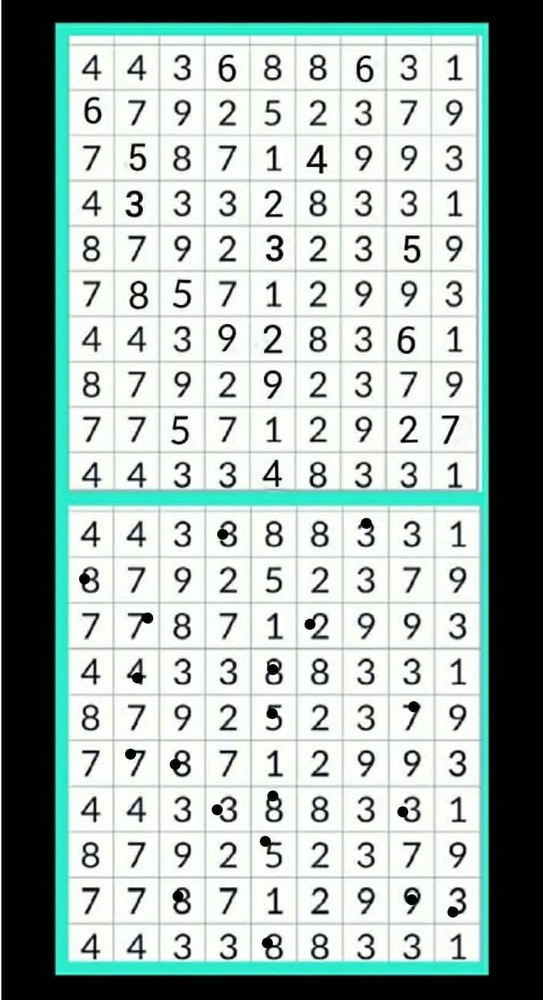
#> input picture spot_the_difference/correct_answers/answer_06.jpg, 543 x 1000 px, shrunk from 790 x 1456 before the run, found by its file name
$ python find_marker_hues.py
#> lines starting #> are read from the running program, lines starting #| are printed output that depends on the picture; after the words box and inside, x2 and y2 are one past the last pixel; in counts of white or black regions, pixels touching at a corner belong together
import cv2
import numpy as np
from pathlib import Path

SCRIPT_DIR = Path(__file__).resolve().parent
img = cv2.imread(str(SCRIPT_DIR / "correct_answers/answer_06.jpg"))
#> img is the input picture: shape (1000, 543, 3); mean B, G, R 170.2, 174.2, 160.2
hsv = cv2.cvtColor(img, cv2.COLOR_BGR2HSV)
#> hsv: shape (1000, 543, 3); mean H, S, V 50.7, 29.2, 174.3
s = hsv[:, :, 1]
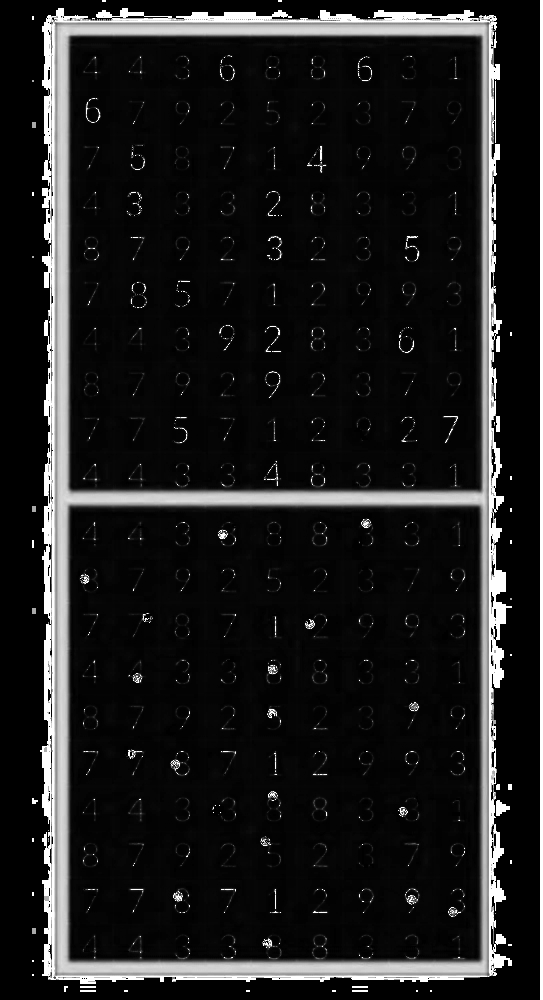
#> s: shape (1000, 543); min 0, max 255, mean 29.2
v = hsv[:, :, 2]
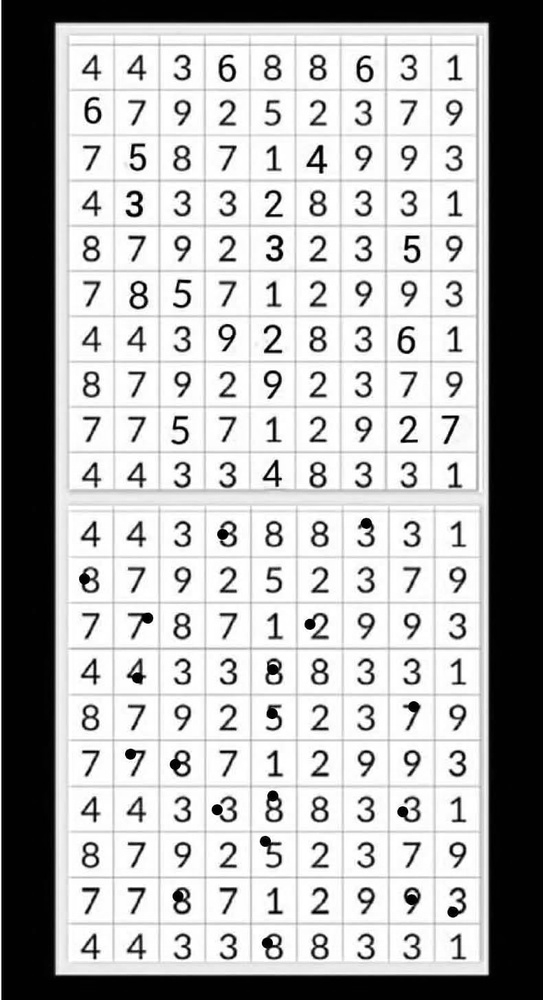
#> v: shape (1000, 543); min 0, max 255, mean 174.3

# Segment by hue ranges
ranges = {
    "Red/Orange/Yellow (0-30)": ((0, 50, 50), (30, 255, 255)),
    "Green (30-90)": ((30, 50, 50), (90, 255, 255)),
    "Blue/Cyan (90-150)": ((90, 50, 50), (150, 255, 255)),
    "Red/Magenta (150-180)": ((150, 50, 50), (180, 255, 255))
}

for name, (low, high) in ranges.items():
    mask = cv2.inRange(hsv, low, high)
    cnts, _ = cv2.findContours(mask, cv2.RETR_EXTERNAL, cv2.CHAIN_APPROX_SIMPLE)
    valid_cnts = [c for c in cnts if 20 < cv2.contourArea(c) < 10000]
    print(f"{name}: {np.sum(mask > 0)} pixels matching, {len(valid_cnts)} valid contours.")
#> this loop made 4 passes
#> cnts on pass 3: 26 contours, all with area under 20
#| Red/Orange/Yellow (0-30): 0 pixels matching, 0 valid contours.
#| Green (30-90): 43028 pixels matching, 0 valid contours.
#| Blue/Cyan (90-150): 80 pixels matching, 0 valid contours.
#| Red/Magenta (150-180): 0 pixels matching, 0 valid contours.
#> pass 2, `mask = cv2.inRange(hsv, low, high)`:
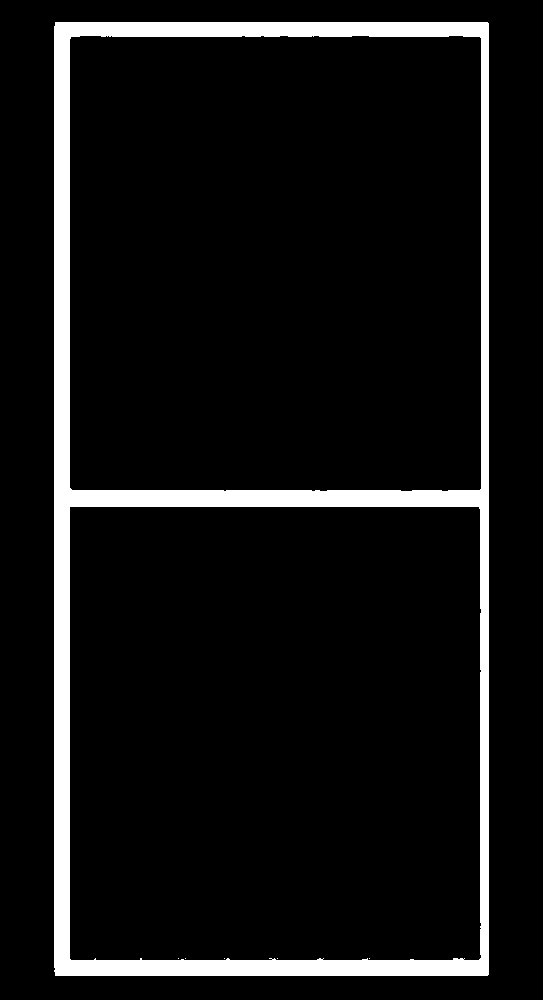
#> mask: shape (1000, 543); 7.9% white; 6 white regions (5 under 20 px), largest, box (x1, y1, x2, y2) and area: (54, 22, 489, 976) 43023
#> pass 3, `mask = cv2.inRange(hsv, low, high)`:
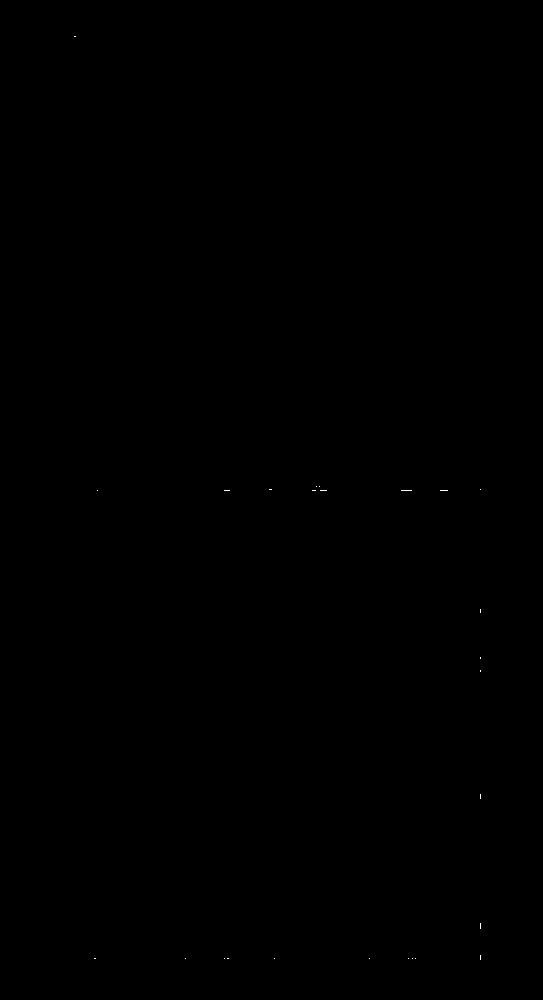
#> mask: shape (1000, 543); 0.01% white in thin lines or dots, all inside (x1, y1, x2, y2) = (74, 36, 481, 960)

$ run again, with spot_the_difference/correct_answers/answer_01.jpg copied over spot_the_difference/correct_answers/answer_06.jpg
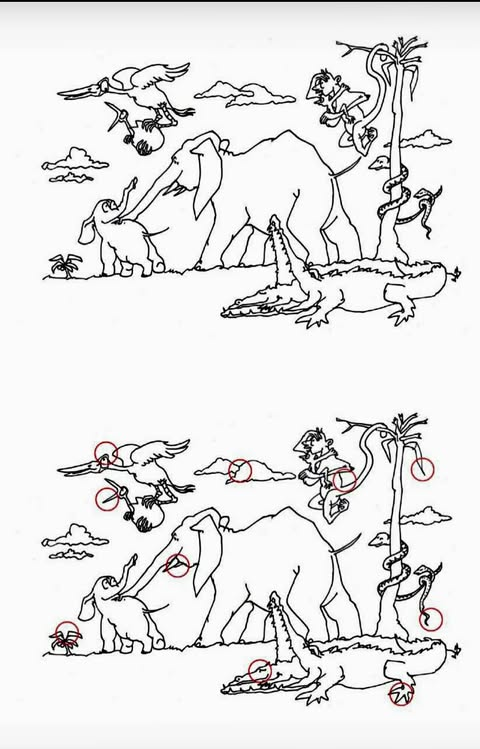
#> input picture spot_the_difference/correct_answers/answer_01.jpg, 480 x 749 px, found by its file name
#> img is the input picture: shape (749, 480, 3); mean B, G, R 229.4, 229.4, 229.7
#> hsv: shape (749, 480, 3); mean H, S, V 4.2, 1.2, 229.8
#> `s = hsv[:, :, 1]`:
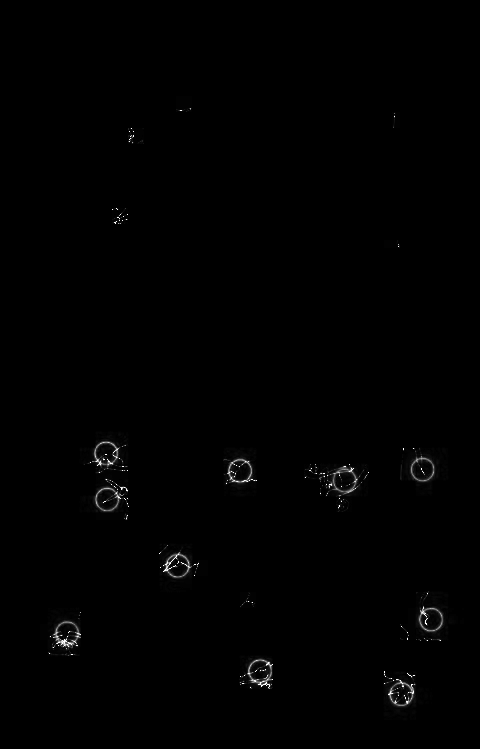
#> s: shape (749, 480); min 0, max 255, mean 1.2
#> the loop `for name, (low, high) in ranges.items():` made 4 passes
#> cnts on passes 1 to 2: 68 contours, all with area under 20, 6 contours, all with area under 20
#> (printed output is left out)
#> after the loop `for name, (low, high) in ranges.items():`:
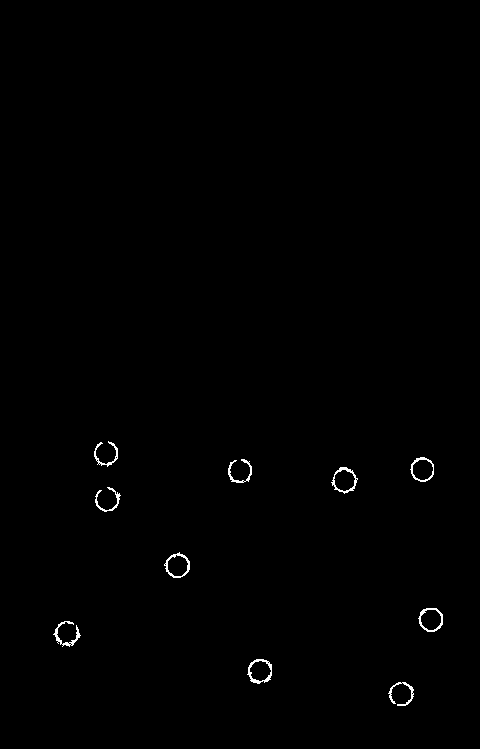
#> mask: shape (749, 480); 0.45% white in thin lines or dots, all inside (x1, y1, x2, y2) = (53, 441, 443, 706)

$ run again, with spot_the_difference/correct_answers/answer_02.jpg copied over spot_the_difference/correct_answers/answer_06.jpg
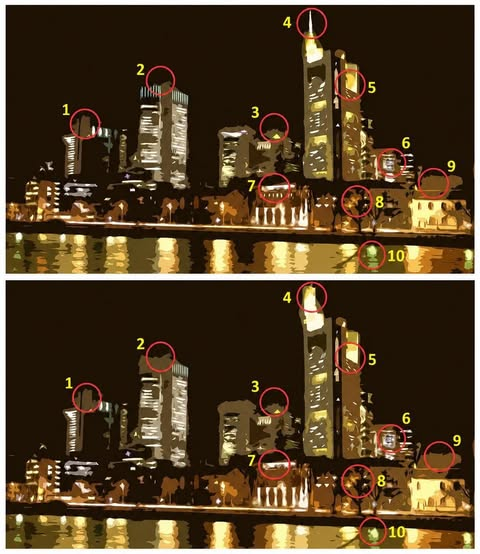
#> input picture spot_the_difference/correct_answers/answer_02.jpg, 480 x 554 px, found by its file name
#> img is the input picture: shape (554, 480, 3); mean B, G, R 38.1, 63, 82.2
#> hsv: shape (554, 480, 3); mean H, S, V 19.2, 185, 82.3
#> the loop `for name, (low, high) in ranges.items():` made 4 passes
#| Red/Orange/Yellow (0-30): 95394 pixels matching, 40 valid contours.
#| Green (30-90): 1722 pixels matching, 11 valid contours.
#| Blue/Cyan (90-150): 0 pixels matching, 0 valid contours.
#| Red/Magenta (150-180): 1262 pixels matching, 9 valid contours.
#> pass 1, `mask = cv2.inRange(hsv, low, high)`:
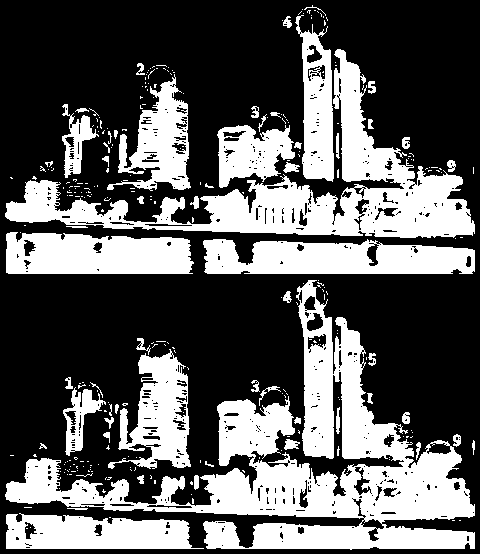
#> mask: shape (554, 480); 35.9% white; 294 white regions (236 under 20 px), largest, box (x1, y1, x2, y2) and area: (5, 280, 475, 550) 34339, (5, 49, 475, 238) 19629, (203, 239, 475, 274) 7570
#> after the loop `for name, (low, high) in ranges.items():`:
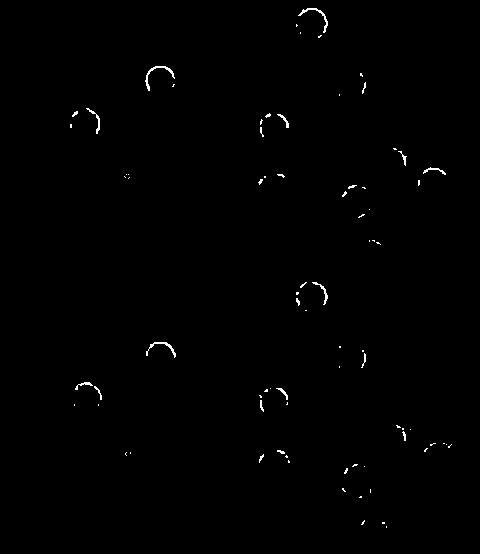
#> mask: shape (554, 480); 0.47% white in thin lines or dots, all inside (x1, y1, x2, y2) = (70, 8, 452, 528)

$ run again, with spot_the_difference/correct_answers/answer_03.jpg copied over spot_the_difference/correct_answers/answer_06.jpg
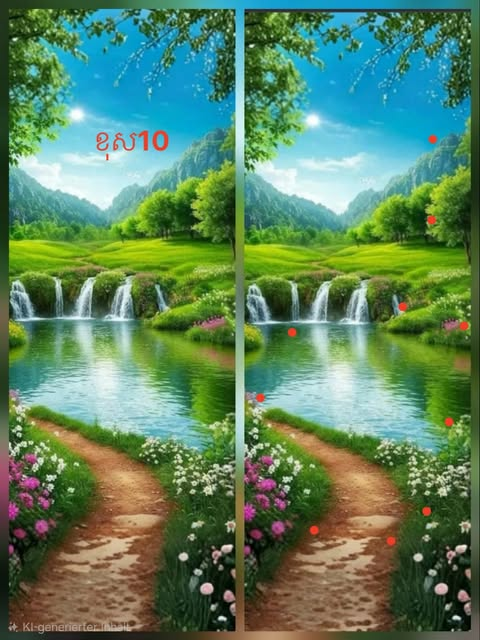
#> input picture spot_the_difference/correct_answers/answer_03.jpg, 480 x 640 px, found by its file name
#> img is the input picture: shape (640, 480, 3); mean B, G, R 96.5, 131.2, 93.3
#> hsv: shape (640, 480, 3); mean H, S, V 58.9, 142, 142.4
#> the loop `for name, (low, high) in ranges.items():` made 4 passes
#| Red/Orange/Yellow (0-30): 46014 pixels matching, 34 valid contours.
#| Green (30-90): 164043 pixels matching, 12 valid contours.
#| Blue/Cyan (90-150): 55136 pixels matching, 24 valid contours.
#| Red/Magenta (150-180): 3842 pixels matching, 17 valid contours.
#> pass 1, `mask = cv2.inRange(hsv, low, high)`:
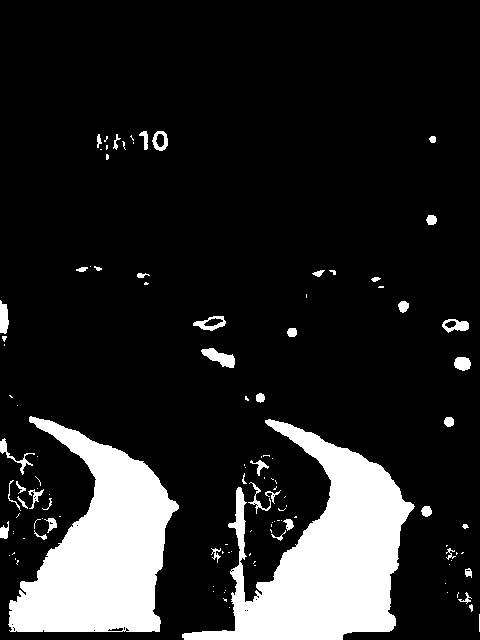
#> mask: shape (640, 480); 15% white; 118 white regions (72 under 20 px), largest, box (x1, y1, x2, y2) and area: (182, 419, 415, 640) 22144, (8, 416, 179, 632) 19839, (201, 348, 235, 368) 356
#> after the loop `for name, (low, high) in ranges.items():`:
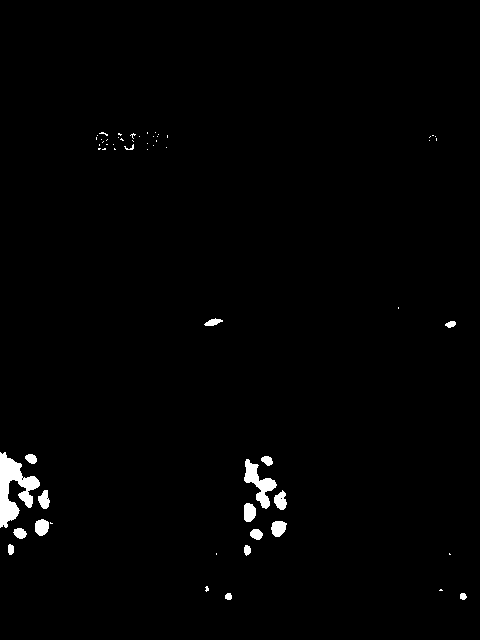
#> mask: shape (640, 480); 1.3% white; 58 white regions (40 under 20 px), largest, box (x1, y1, x2, y2) and area: (0, 452, 40, 528) 1427, (244, 459, 277, 509) 636, (271, 521, 287, 537) 193
